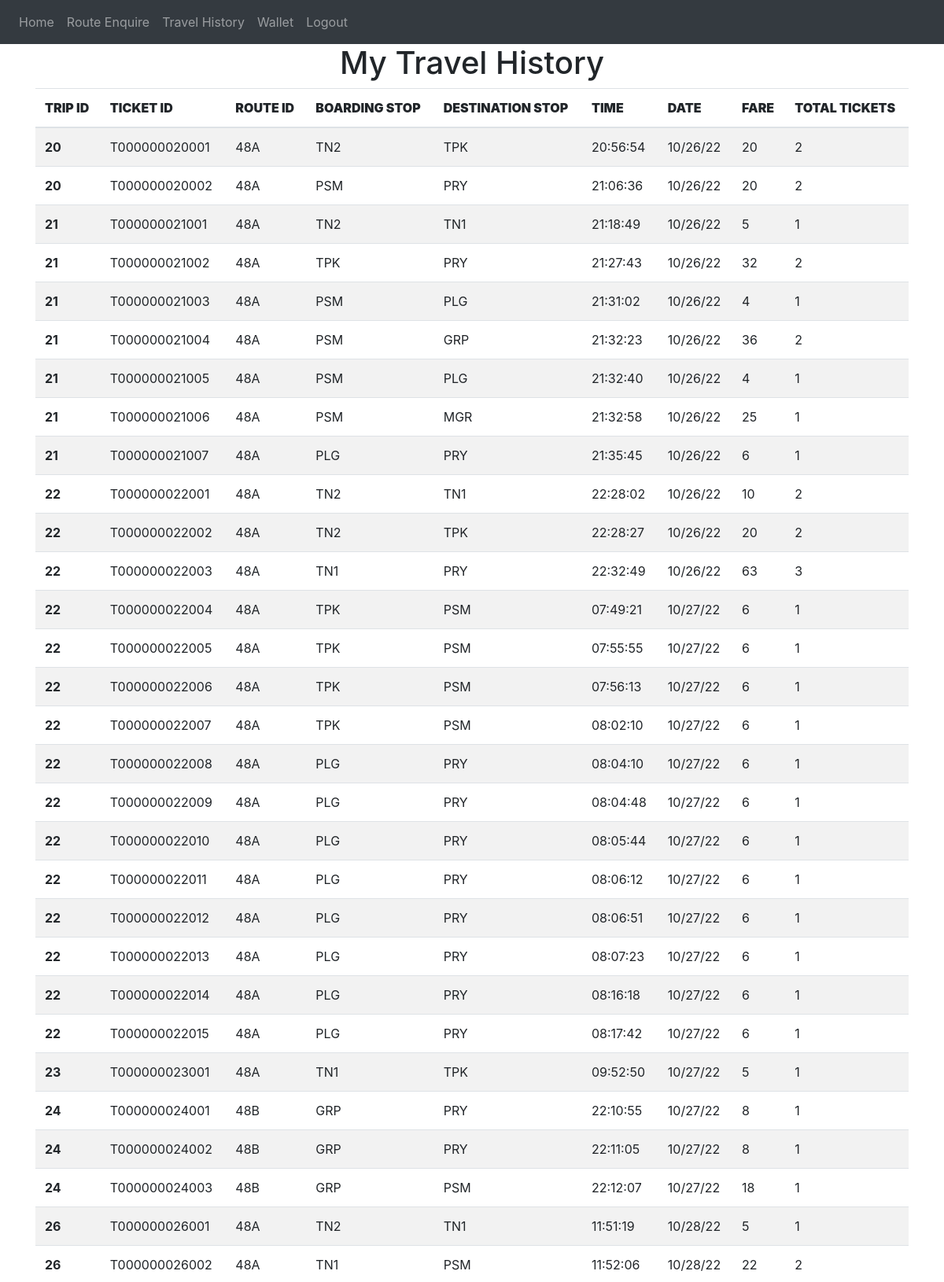
The app's page /user-travel-history (signed in, upper part) with its own data.
### website/models.py (models this page shows)
class Ticket(db.Model,UserMixin):
    ticket_id = db.Column(db.String(100), primary_key = True)
    trip_id = db.Column(db.Integer , db.ForeignKey('trip.trip_id'))
    passenger_account_number =  db.Column(db.String)
    route = db.Column(db.String(100))
    boarding_stop = db.Column(db.String(100))
    destination_stop = db.Column(db.String(100))
    date = db.Column(db.String(100))
    time = db.Column(db.String(100))
    no = db.Column(db.Integer)
    fare = db.Column(db.Integer)

### website/views.py (the view)
@views.route('/user-travel-history', methods=['GET', 'POST'])
@login_required
def user_travel_history():
    trips = Ticket.query.filter_by(passenger_account_number = current_user.account_number).all()
    return render_template("user_travel_history.html" , user = current_user, trips = trips)

### website/__init__.py (called while the page is built)
def create_app():
    app = Flask(__name__)
    app.config['SECRET_KEY'] = '#itsactuallyapassword'
    app.config['SQLALCHEMY_DATABASE_URI'] = f'sqlite:///{DB_NAME}'
    db.init_app(app)
    from .views import views
    from .auth import auth
    app.register_blueprint(views, url_prefix='/')
    app.register_blueprint(auth, url_prefix='/')
    from .models import User, Conductor_details
    create_database(app)
    login_manager = LoginManager()
    login_manager.login_view = 'auth.login'
    login_manager.init_app(app)
    @login_manager.user_loader
    def load_user(id):
        return User.query.get(int(id))
    return app

### website/templates/user_travel_history.html (shortened to what this page needs)
{% extends "base.html" %}
{% block content %}
<div>
    <h1 align = "center">My Travel History </h1>
  <table class="table table-striped">
    <thead>
      <tr>
        <th scope="col" ><b>TRIP ID</b></th>
        <th scope="col"><b>TICKET ID</b></th>
        <th scope="col"><b>ROUTE ID</b></th>
        <th scope="col"><b>BOARDING STOP</b></th>
        <th scope="col"><b>DESTINATION STOP</b></th>
        <th scope="col"><b>TIME</b></th>
        <th scope="col"><b>DATE</b></th>
        <th scope="col"><b>FARE</b></th>
        <th scope="col"><b>TOTAL TICKETS</b></th>
      </tr>
    </thead>
    <tbody>
      {%for t in  trips %}
      <tr>
        <th>{{t.trip_id}}</th>
        <td>{{t.ticket_id}}</td>
        <td>{{t.route}}</td>
        <td>{{t.boarding_stop}}</td>
        <td>{{t.destination_stop}}</td>
        <td>{{t.time}}</td>
        <td>{{t.date}}</td>
        <td>{{t.fare}}</td>
        <td>{{t.no}}</td>
      </tr>
      {%endfor%}
    </tbody>
  </table>
</div>
{% endblock %}

### records on screen
Ticket: trip_id "20", ticket_id "T000000020001", route "48A", boarding_stop "TN2", destination_stop "TPK", time "20:56:54", date "10/26/22", fare "20", no "2"
Ticket: trip_id "20", ticket_id "T000000020002", route "48A", boarding_stop "PSM", destination_stop "PRY", time "21:06:36", date "10/26/22", fare "20", no "2"
Ticket: trip_id "21", ticket_id "T000000021001", route "48A", boarding_stop "TN2", destination_stop "TN1", time "21:18:49", date "10/26/22", fare "5", no "1"
Ticket: trip_id "21", ticket_id "T000000021002", route "48A", boarding_stop "TPK", destination_stop "PRY", time "21:27:43", date "10/26/22", fare "32", no "2"
Ticket: trip_id "21", ticket_id "T000000021003", route "48A", boarding_stop "PSM", destination_stop "PLG", time "21:31:02", date "10/26/22", fare "4", no "1"
Ticket: trip_id "21", ticket_id "T000000021004", route "48A", boarding_stop "PSM", destination_stop "GRP", time "21:32:23", date "10/26/22", fare "36", no "2"
Ticket: trip_id "21", ticket_id "T000000021005", route "48A", boarding_stop "PSM", destination_stop "PLG", time "21:32:40", date "10/26/22", fare "4", no "1"
Ticket: trip_id "21", ticket_id "T000000021006", route "48A", boarding_stop "PSM", destination_stop "MGR", time "21:32:58", date "10/26/22", fare "25", no "1"
Ticket: trip_id "21", ticket_id "T000000021007", route "48A", boarding_stop "PLG", destination_stop "PRY", time "21:35:45", date "10/26/22", fare "6", no "1"
Ticket: trip_id "22", ticket_id "T000000022001", route "48A", boarding_stop "TN2", destination_stop "TN1", time "22:28:02", date "10/26/22", fare "10", no "2"
Ticket: trip_id "22", ticket_id "T000000022002", route "48A", boarding_stop "TN2", destination_stop "TPK", time "22:28:27", date "10/26/22", fare "20", no "2"
Ticket: trip_id "22", ticket_id "T000000022003", route "48A", boarding_stop "TN1", destination_stop "PRY", time "22:32:49", date "10/26/22", fare "63", no "3"
Ticket: trip_id "22", ticket_id "T000000022004", route "48A", boarding_stop "TPK", destination_stop "PSM", time "07:49:21", date "10/27/22", fare "6", no "1"
Ticket: trip_id "22", ticket_id "T000000022005", route "48A", boarding_stop "TPK", destination_stop "PSM", time "07:55:55", date "10/27/22", fare "6", no "1"
Ticket: trip_id "22", ticket_id "T000000022006", route "48A", boarding_stop "TPK", destination_stop "PSM", time "07:56:13", date "10/27/22", fare "6", no "1"
Ticket: trip_id "22", ticket_id "T000000022007", route "48A", boarding_stop "TPK", destination_stop "PSM", time "08:02:10", date "10/27/22", fare "6", no "1"
Ticket: trip_id "22", ticket_id "T000000022008", route "48A", boarding_stop "PLG", destination_stop "PRY", time "08:04:10", date "10/27/22", fare "6", no "1"
Ticket: trip_id "22", ticket_id "T000000022009", route "48A", boarding_stop "PLG", destination_stop "PRY", time "08:04:48", date "10/27/22", fare "6", no "1"
Ticket: trip_id "22", ticket_id "T000000022010", route "48A", boarding_stop "PLG", destination_stop "PRY", time "08:05:44", date "10/27/22", fare "6", no "1"
Ticket: trip_id "22", ticket_id "T000000022011", route "48A", boarding_stop "PLG", destination_stop "PRY", time "08:06:12", date "10/27/22", fare "6", no "1"
Ticket: trip_id "22", ticket_id "T000000022012", route "48A", boarding_stop "PLG", destination_stop "PRY", time "08:06:51", date "10/27/22", fare "6", no "1"
Ticket: trip_id "22", ticket_id "T000000022013", route "48A", boarding_stop "PLG", destination_stop "PRY", time "08:07:23", date "10/27/22", fare "6", no "1"
Ticket: trip_id "22", ticket_id "T000000022014", route "48A", boarding_stop "PLG", destination_stop "PRY", time "08:16:18", date "10/27/22", fare "6", no "1"
Ticket: trip_id "22", ticket_id "T000000022015", route "48A", boarding_stop "PLG", destination_stop "PRY", time "08:17:42", date "10/27/22", fare "6", no "1"
Ticket: trip_id "23", ticket_id "T000000023001", route "48A", boarding_stop "TN1", destination_stop "TPK", time "09:52:50", date "10/27/22", fare "5", no "1"
Ticket: trip_id "24", ticket_id "T000000024001", route "48B", boarding_stop "GRP", destination_stop "PRY", time "22:10:55", date "10/27/22", fare "8", no "1"
Ticket: trip_id "24", ticket_id "T000000024002", route "48B", boarding_stop "GRP", destination_stop "PRY", time "22:11:05", date "10/27/22", fare "8", no "1"
Ticket: trip_id "24", ticket_id "T000000024003", route "48B", boarding_stop "GRP", destination_stop "PSM", time "22:12:07", date "10/27/22", fare "18", no "1"
Ticket: trip_id "26", ticket_id "T000000026001", route "48A", boarding_stop "TN2", destination_stop "TN1", time "11:51:19", date "10/28/22", fare "5", no "1"
Ticket: trip_id "26", ticket_id "T000000026002", route "48A", boarding_stop "TN1", destination_stop "PSM", time "11:52:06", date "10/28/22", fare "22", no "2"
